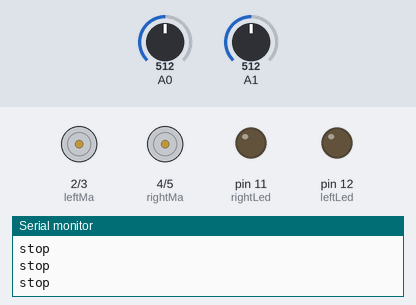
A sketch run on a simulated Arduino Uno, built with avr-gcc and run on an emulated ATmega328P. Shown: motor-driver pin pairs drawn as motors (green arrow = first pin HIGH = forward, orange = second pin HIGH = backward, longer = more drive), output pins drawn as LEDs (lit = HIGH), the last lines printed to the serial monitor. The inputs (shaded band) are chosen by the test bench; at power-on: A0 = 512, A1 = 512.

Above: at 3.7 s.
3.8 s: A0 set to 489
At 4.5 s:
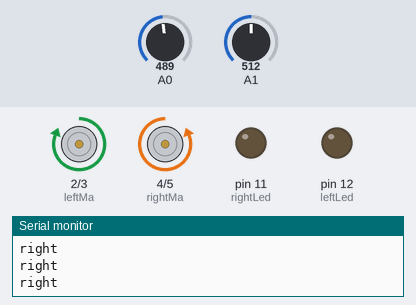
5.3 s: A1 set to 486
At 6.5 s:
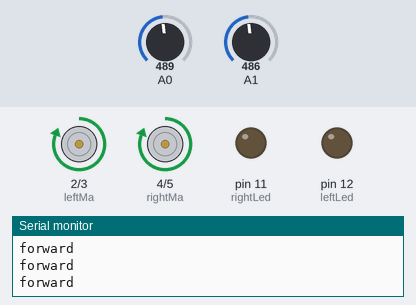
6.8 s: A0 set to 510
At 8.0 s:
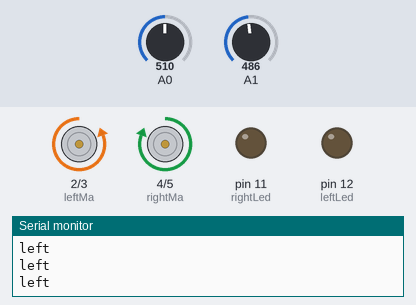
8.3 s: A1 set to 510
At 9.0 s:
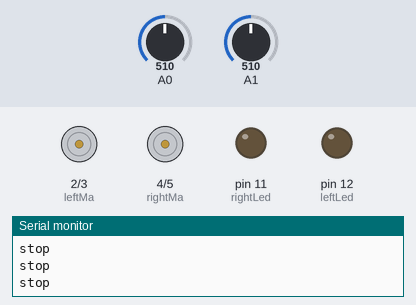
11.3 s: A1 set to 490
At 12.4 s:
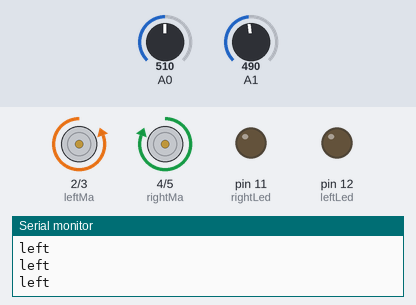
12.8 s: A1 set to 511
At 13.6 s:
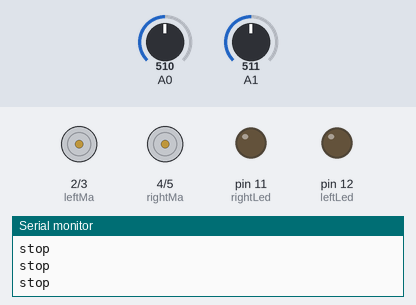
Timing chart, 0 to 15.3 s (numbered marks = the images above; inputs shaded):
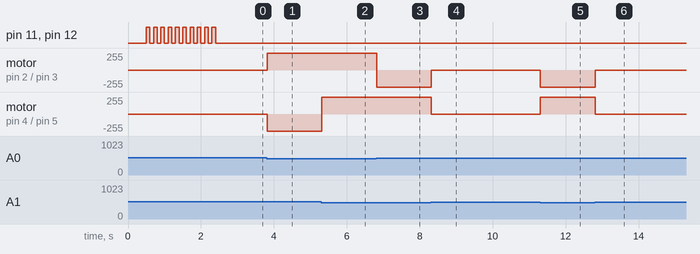

Measured:
- the behaviour switches between 500 and 499 on A0 (found by bisection; images 0 and 1)
- the behaviour switches between 500 and 499 on A1 (found by bisection; images 1 and 2)
- after the input at 3.8 s, motor on pin 2 (leftMa) / pin 3 (leftMb): stopped → forward 255/255 at once; motor on pin 4 (rightMa) / pin 5 (rightMb): stopped → backward 255/255 at once
- after the input at 5.3 s, motor on pin 4 (rightMa) / pin 5 (rightMb): backward 255/255 → forward 255/255 at once
- after the input at 6.8 s, motor on pin 2 (leftMa) / pin 3 (leftMb): forward 255/255 → backward 255/255 at once
- after the input at 8.3 s, motor on pin 2 (leftMa) / pin 3 (leftMb): backward 255/255 → stopped at once; motor on pin 4 (rightMa) / pin 5 (rightMb): forward 255/255 → stopped at once
- after the input at 11.3 s, motor on pin 2 (leftMa) / pin 3 (leftMb): stopped → backward 255/255 at once; motor on pin 4 (rightMa) / pin 5 (rightMb): stopped → forward 255/255 at once
- after the input at 12.8 s, motor on pin 2 (leftMa) / pin 3 (leftMb): backward 255/255 → stopped at once; motor on pin 4 (rightMa) / pin 5 (rightMb): forward 255/255 → stopped at once

The sketch:

line-follower.ino.ino
```cpp
const int LeftSensor = A2;
const int RightSensor = A0;

#define leftMa 2
#define leftMb 3
#define rightMa 4
#define rightMb 5

#define leftLed 12
#define rightLed 11


int lSensor = 0;
int rSensor = 0;
int left = 0;
int right = 0;
//const int trigger = 300;

void setup(){
  delay(500);
  Serial.begin(9600);
pinMode(leftMa ,OUTPUT);
pinMode(leftMb,OUTPUT);
pinMode(rightMa,OUTPUT);
pinMode(rightMb,OUTPUT);
pinMode(leftLed,OUTPUT);
pinMode(rightLed,OUTPUT);
digitalWrite(leftMa,LOW);
digitalWrite(leftMb,LOW);
digitalWrite(rightMa,LOW);
digitalWrite(rightMb,LOW);
digitalWrite(leftLed,LOW);
digitalWrite(rightLed,LOW);
for (int i = 0; i < 10; i++){
  digitalWrite(leftLed,HIGH);
  digitalWrite(rightLed,HIGH);
  delay(100);
  digitalWrite(rightLed,LOW);
  digitalWrite(leftLed,LOW);
  delay(100);
}

  }


void loop() {

  lSensor = analogRead(A0);
  delay(5);
  rSensor = analogRead(A1);
  delay(5);

  if (lSensor < 500 && rSensor < 500){

    Serial.println("forward");
    digitalWrite(leftMa,HIGH);
    digitalWrite(leftMb,LOW);
    digitalWrite(rightMa,HIGH);
    digitalWrite(rightMb,LOW);
  }
  else if (lSensor < 500 && rSensor > 500){//turn right
    Serial.println("right");
    digitalWrite(leftMa,HIGH);
    digitalWrite(leftMb,LOW);
    digitalWrite(rightMa,LOW);
    digitalWrite(rightMb,HIGH);

  }
  else if(lSensor > 500 && rSensor < 500){//turn left
    Serial.println("left");
    digitalWrite(leftMa,LOW);
    digitalWrite(leftMb,HIGH);
    digitalWrite(rightMa,HIGH);
    digitalWrite(rightMb,LOW);

  }

  else if(lSensor > 500 && rSensor > 500){
    Serial.println("stop");
    digitalWrite(leftMa,LOW);
    digitalWrite(leftMb,LOW);
    digitalWrite(rightMa,LOW);
    digitalWrite(rightMb,LOW);

  }


} 
```
